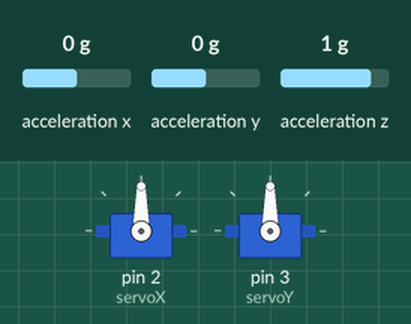
Recording of a sketch running on a simulated Arduino Uno, built with avr-gcc and run on an emulated ATmega328P. Parts: 2 × servo. Wiring (inferred from the names in the program): ADXL345 accelerometer at I2C address 0x53. The inputs (shaded band) are chosen by the test bench; at power-on: acceleration x 0 g, acceleration y 0 g, acceleration z 1 g.

Above: at 1.2 s.
1.3 s: acceleration x set to -1.4 g
At 2.3 s:
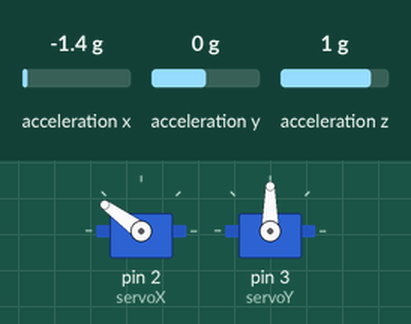
2.8 s: acceleration y set to -1.4 g
At 3.5 s:
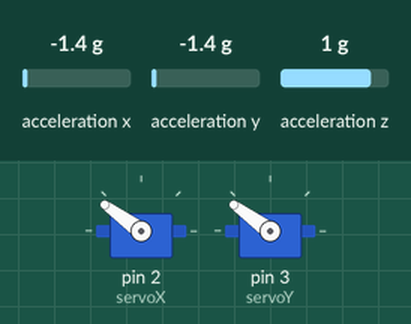
4.3 s: acceleration z set to 1.4 g
At 5.5 s:
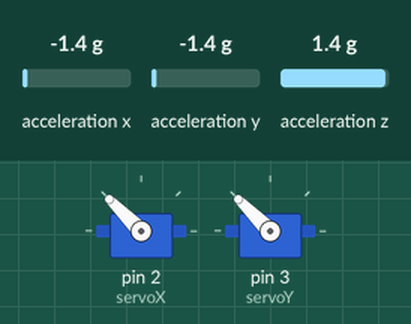
5.8 s: acceleration x set to -0.8 g
At 6.9 s:
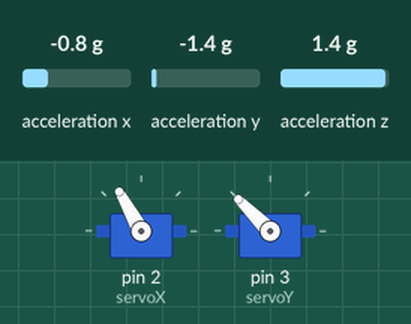
7.3 s: acceleration y set to -0.8 g
At 8.0 s:
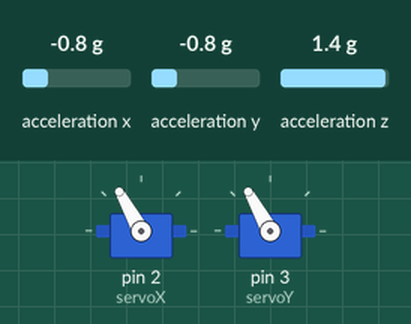
8.8 s: acceleration x set to 0 g
At 9.2 s:
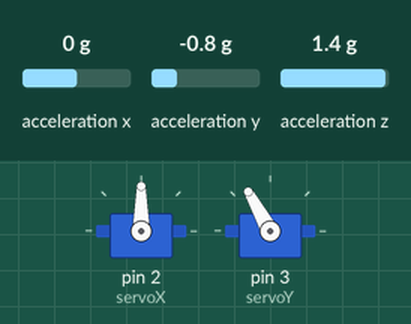
Timing chart, 0 to 11.3 s (numbered marks = the images above; inputs shaded):
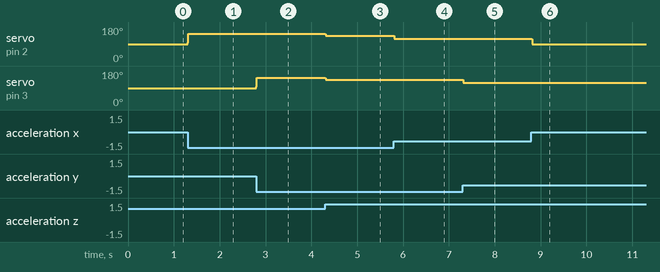

The sketch:

tp_proj1_SteadyCam.ino
```cpp
// INCLUDES
#include <Wire.h>  // Wire library - used for I2C communication
#include <Servo.h> // the servo library

// SERVOS
Servo servoX; // the X axis servo
Servo servoY; // the Y axis servo

// ACCELEROMETER
int ADXL345 = 0x53; // The ADXL345 sensor I2C address

// CONST's
const int arraySize = 8;  // The size of the data aray

//FLOAT'S
float X_out, Y_out, Z_out;  // Floats for storing the sensor data
float X_ang, Y_ang, Z_ang; // floats for storing the calculated angle
float sumY, sumX;   // variable for storing the angle sum

// INT'S
int dataArrayX[arraySize];  // Define the array for the X axis angle values
int dataArrayY[arraySize];  // Define the array for the Y axis angle values
int currentIndex = 0;   // Variable to keep track of the current index


// SETUP
void setup() {

  // SERVOS
  servoX.attach(2); // initialize the servos, pin 2 & 3
  servoY.attach(3);

  // ACCELEROMETER
  Wire.begin(); // Initiate the Wire library
  // Set ADXL345 in measuring mode
  Wire.beginTransmission(ADXL345); // Start communicating with the device
  Wire.write(0x2D); // Access/ talk to POWER_CTL Register - 0x2D
  // Enable measurement
  Wire.write(8); // (8dec -> 0000 1000 binary) Bit D3 High for measuring enable
  Wire.endTransmission();

  // INIT SERVO'S
  delay(10);
  updateServo(90, 90);
  delay(10);
}

void loop() {

  read_ang(); // run the read_ang function to get all updated variables

  // code for filling the sum with the array values
  sumY = 0;
  for (int i = 0; i < 8; i++) {
    sumY += dataArrayY[i];
  }
  sumX = 0;
  for (int i = 0; i < 8; i++) {
    sumX += dataArrayX[i];
  }

  // write the servos with the X and Y angles (the sum divided by amount of data points)
  updateServo(sumX / arraySize, sumY / arraySize);
}

void read_ang() {  // the function for reading accelerometer data and updating the variables
  // READING ACCELEROMETER DATA
  Wire.beginTransmission(ADXL345);
  Wire.write(0x32); // Start with register 0x32 (ACCEL_XOUT_H)
  Wire.endTransmission(false);
  Wire.requestFrom(ADXL345, 6, true); // Read 6 registers total, each axis value is stored in 2 registers

  // SETTING THE VARIABLE VALUES
  X_out = ( Wire.read() | Wire.read() << 8); // X-axis value
  X_out = X_out / 256; //For a range of +-2g, we need to divide the raw values by 256, according to the datasheet
  Y_out = ( Wire.read() | Wire.read() << 8); // Y-axis value
  Y_out = Y_out / 256;
  Z_out = ( Wire.read() | Wire.read() << 8); // Z-axis value
  Z_out = Z_out / 256;


  X_ang = atan(X_out / Z_out) * (180 / 3.1415);  // my shitty math for calculating the angle using the outputs and then writing it to the variables
  Y_ang = atan(Y_out / Z_out) * (180 / 3.1415);

  addToArray(); // add the y and X angles to their arrays
}

void addToArray() { // function for adding a item to the arrays, pushes out the oldest and adds the new value, keeping the array arraySize
  // Add the new value to the array
  dataArrayY[currentIndex] = Y_ang;
  dataArrayX[currentIndex] = X_ang;

  // Move to the next index
  currentIndex = (currentIndex + 1) % arraySize;
}

void updateServo(int x, int y) { // function for writing values to the arduino
  if (Z_out > 0) {
    servoX.write(-x + 90);
    servoY.write(-y + 90);
  }
}
```

Measured:
- after the input at 1.3 s, servo on pin 2 (servoX): 90° → 144° at once
- after the input at 2.8 s, servo on pin 3 (servoY): 90° → 144° at once
- after the input at 4.3 s, servo on pin 2 (servoX), servo on pin 3 (servoY): 144° → 135° at once
- after the input at 5.8 s, servo on pin 2 (servoX): 135° → 119° at once
- after the input at 7.3 s, servo on pin 3 (servoY): 135° → 119° at once
- after the input at 8.8 s, servo on pin 2 (servoX): 119° → 90° at once
